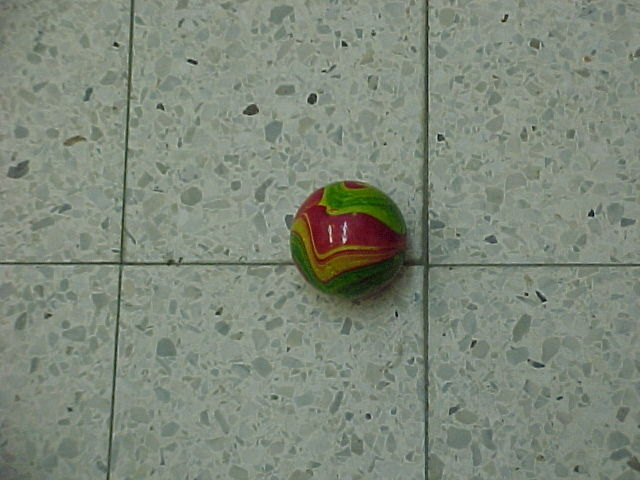
%> input picture images/1.JPG, 640 x 480 px
$ octave --eval "result = maskPixels(imread('../images/1.JPG'));"   (GNU Octave 9; MATLAB toolbox functions it lacks are replaced by stand-ins)
%> lines starting %> are read from the running program, lines starting %| are printed output that depends on the picture; in (x1, y1, x2, y2) boxes, pixels count from 0 and x2, y2 are one past the last pixel; in counts of white or black regions, pixels touching at a corner belong together; the program's own positions count from 1
function nextStepPixels = maskPixels(image)

%% Define vector of hue values that belong to "ball"
hueValues = [1:8, 13:39, 44:73, 243:255];
blurrSigma = 2;
minArea = 250;
whiteThreshold = 200;
sThreshold = 75;

%% Blur image
blurrImage = imgaussfilt(image, blurrSigma);

%% Detection of white pixels. Filter them.
redChannel = blurrImage(:,:,1);
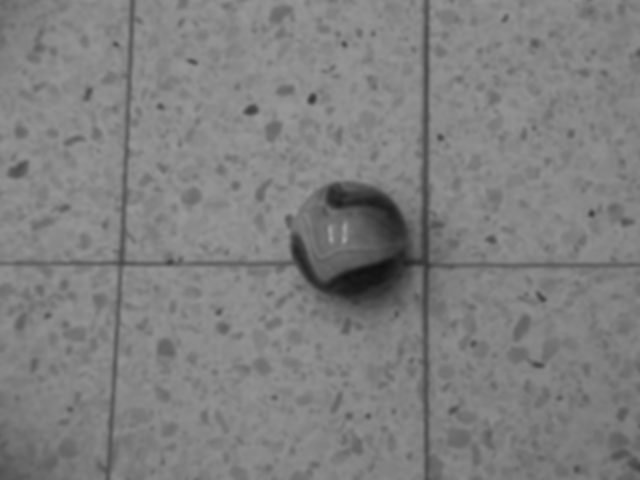
%> redChannel: size 480x640 uint8; min 16, max 158, mean 126.8
greenChannel = blurrImage(:,:,2);
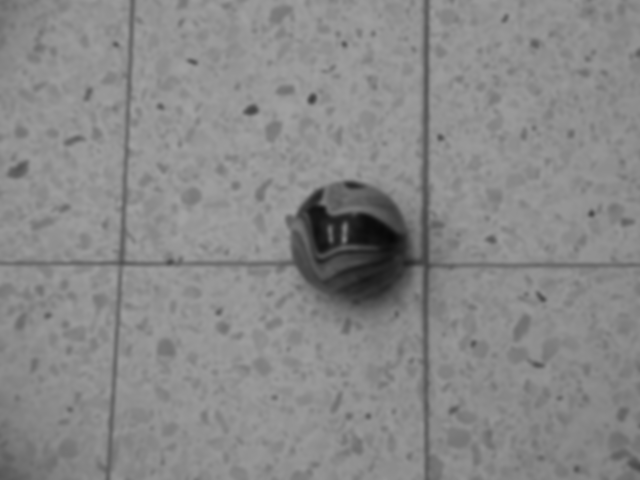
%> greenChannel: size 480x640 uint8; min 7, max 162, mean 136.1
blueChannel = blurrImage(:,:,3);
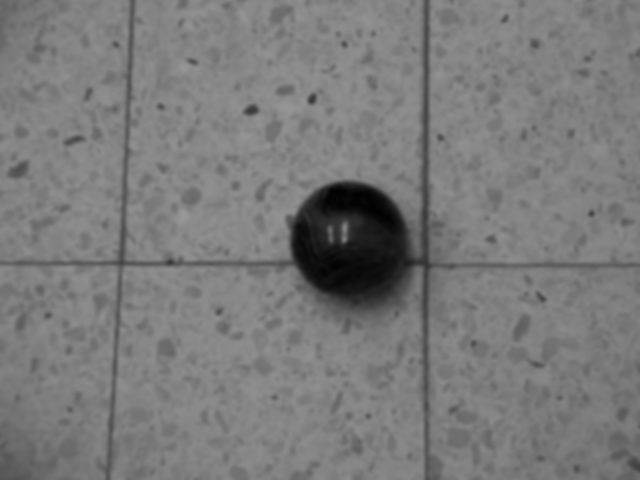
%> blueChannel: size 480x640 uint8; min 1, max 154, mean 122.2
imageGray = rgb2gray(blurrImage);
whitePixels = imageGray > whiteThreshold;
%> whitePixels: size 480x640 logical; every value is 0
redChannel(whitePixels) = 0;
blueChannel(whitePixels) = 0;
greenChannel(whitePixels) = 0;
imageNoWhite = blurrImage;
imageNoWhite(:,:,1) = redChannel;
imageNoWhite(:,:,2) = greenChannel;
imageNoWhite(:,:,3) = blueChannel;


%% Check pixels that have accepted hue value and saturation above 75
imageHSV = rgb2hsv(imageNoWhite);
%> imageHSV: size 480x640x3 double; mean H, S, V 0.301, 0.119, 0.537
imageHue = imageHSV(:,:,1);
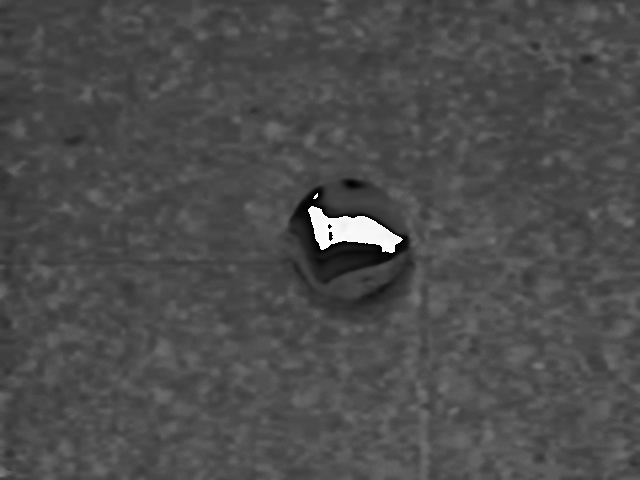
%> imageHue: size 480x640 double; min 0, max 0.998, mean 0.301
imageS = imageHSV(:,:,2);
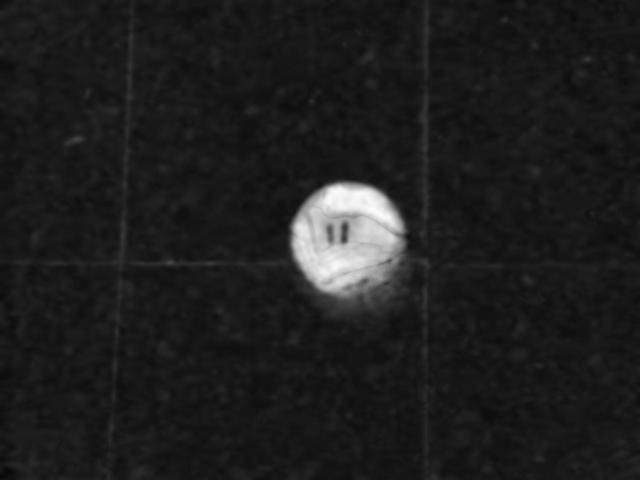
%> imageS: size 480x640 double; min 0.0227, max 0.99, mean 0.119

hueMember = ismember(im2uint8(imageHue), hueValues);
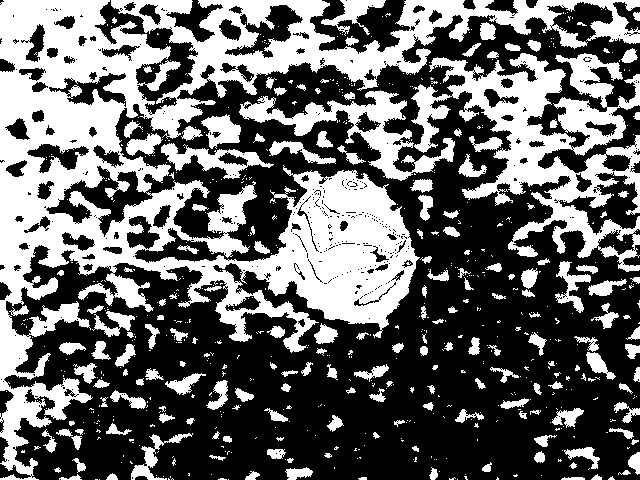
%> hueMember: size 480x640 logical; 40.6% white; 689 white regions (510 under 20 px), largest, box (x1, y1, x2, y2) and area: (0, 0, 640, 480) 77985, (411, 53, 640, 272) 18579, (239, 90, 455, 181) 4947
tentativePixels = hueMember.*(im2uint8(imageS)>sThreshold);
%> tentativePixels: size 480x640 double; values 0 (black) and 1 (white), 3.2% white; 2 white regions (1 under 20 px), largest, box (x1, y1, x2, y2) and area: (290, 181, 406, 302) 9770

tentativePixelsAfterFilter = imfilter(tentativePixels,ones(5));
tentativePixelsAfterFilter = tentativePixelsAfterFilter >= 1;
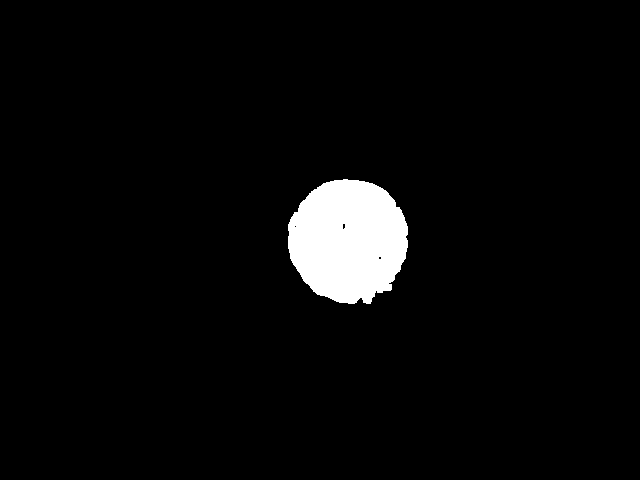
%> tentativePixelsAfterFilter: size 480x640 logical; 3.8% white; 1 white region, box (x1, y1, x2, y2) and area: (288, 179, 408, 304) 11676

% Erase regions that are smaller than value
nextStepPixels = bwareaopen(tentativePixelsAfterFilter, minArea, 4);

$ run again, on images/10.JPG
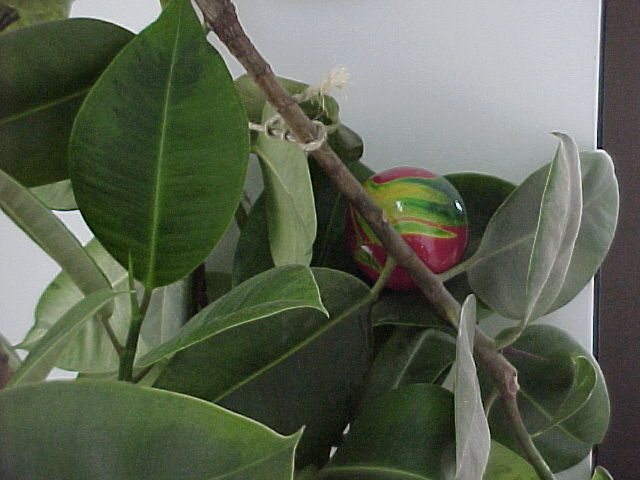
%> input picture images/10.JPG, 640 x 480 px
%> in maskPixels, `whitePixels = imageGray > whiteThreshold;`:
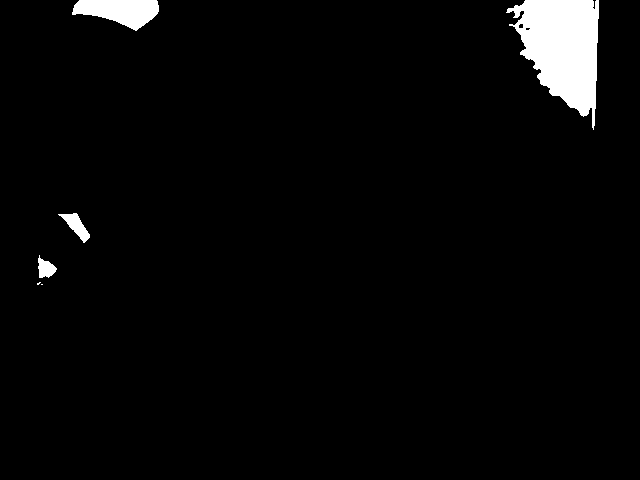
%> whitePixels: size 480x640 logical; 3.1% white; 6 white regions (2 under 20 px), largest, box (x1, y1, x2, y2) and area: (506, 0, 599, 130) 7214, (72, 0, 159, 31) 1726, (58, 213, 90, 243) 386, (38, 255, 57, 278) 260
%> imageHSV: size 480x640x3 double; mean H, S, V 0.315, 0.271, 0.374
%> hueMember: size 480x640 logical; 70.7% white; 949 black regions (779 under 20 px), largest, box (x1, y1, x2, y2) and area: (213, 0, 640, 256) 56509, (537, 259, 640, 407) 5444, (0, 211, 62, 343) 4662
%> tentativePixels: size 480x640 double; values 0 (black) and 1 (white), 42.4% white; 125 white regions (89 under 20 px), largest, box (x1, y1, x2, y2) and area: (0, 0, 472, 480) 120223, (525, 348, 595, 442) 3323, (485, 418, 549, 480) 2168
%> in maskPixels, `nextStepPixels = bwareaopen(tentativePixelsAfterFilter, minArea, 4);`:
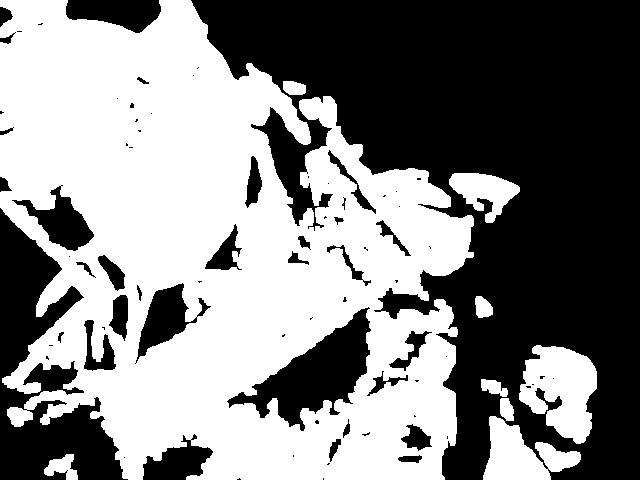
%> nextStepPixels: size 480x640 logical; 51.2% white; 78 black regions (45 under 20 px), largest, box (x1, y1, x2, y2) and area: (191, 0, 640, 480) 113138, (0, 208, 128, 480) 15256, (227, 307, 371, 431) 6833

$ run again, on images/11.JPG
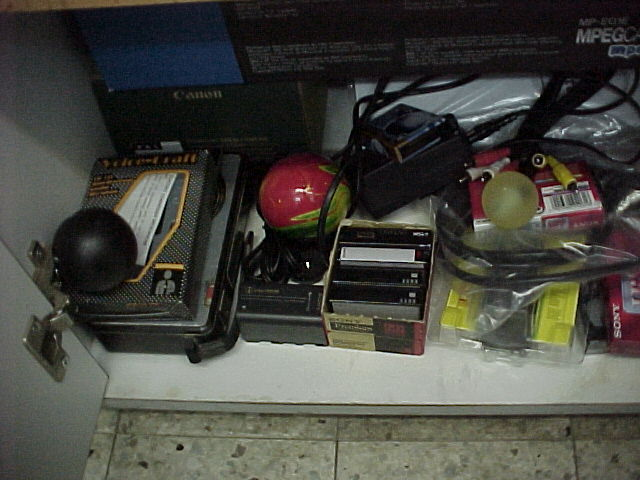
%> input picture images/11.JPG, 640 x 480 px
%> whitePixels: size 480x640 logical; every value is 0
%> imageHSV: size 480x640x3 double; mean H, S, V 0.367, 0.195, 0.289
%> in maskPixels, `hueMember = ismember(im2uint8(imageHue), hueValues);`:
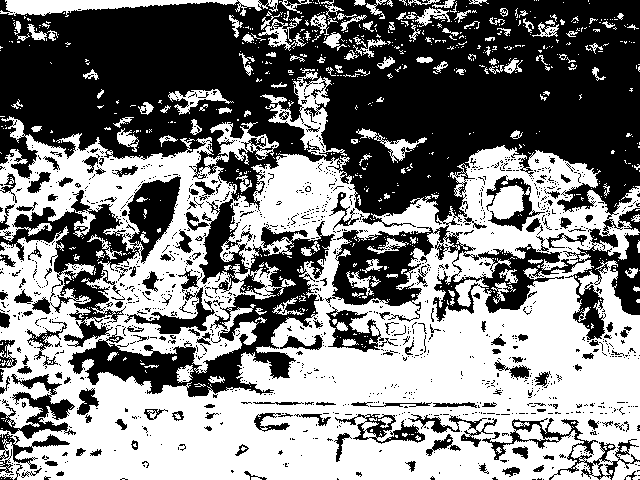
%> hueMember: size 480x640 logical; 50.2% white; 1308 black regions (1150 under 20 px), largest, box (x1, y1, x2, y2) and area: (0, 0, 640, 397) 121164, (0, 176, 181, 347) 9050, (0, 374, 76, 439) 1757
%> tentativePixels: size 480x640 double; values 0 (black) and 1 (white), 9.7% white; 407 white regions (313 under 20 px), largest, box (x1, y1, x2, y2) and area: (251, 153, 356, 241) 5727, (464, 145, 598, 220) 4522, (88, 150, 199, 294) 3892
%> in maskPixels, `nextStepPixels = bwareaopen(tentativePixelsAfterFilter, minArea, 4);`:
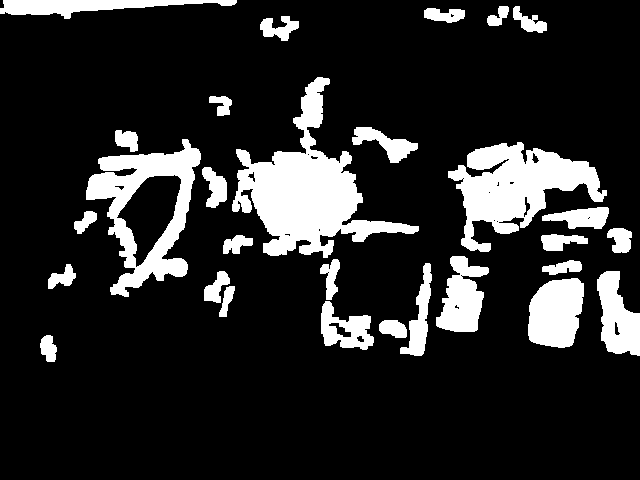
%> nextStepPixels: size 480x640 logical; 15.8% white; 29 white regions, largest, box (x1, y1, x2, y2) and area: (232, 77, 419, 258) 11654, (448, 142, 607, 252) 8075, (86, 139, 201, 297) 6900

$ run again, on images/12.JPG
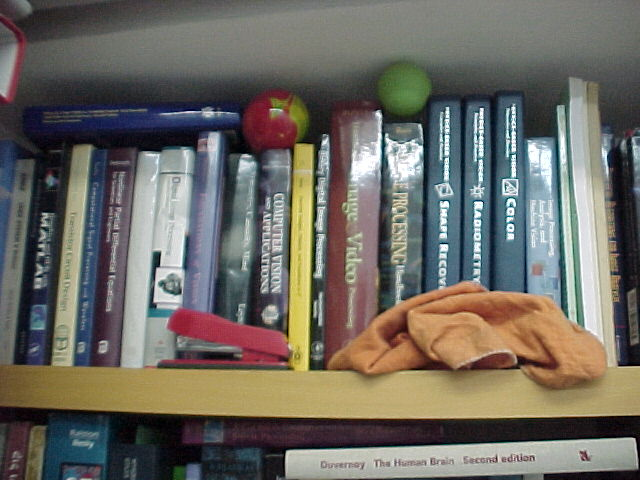
%> input picture images/12.JPG, 640 x 480 px
%> whitePixels: size 480x640 logical; 2.8% white; 44 white regions (22 under 20 px), largest, box (x1, y1, x2, y2) and area: (575, 169, 603, 341) 2644, (158, 178, 188, 279) 1410, (388, 141, 421, 180) 826
%> imageHSV: size 480x640x3 double; mean H, S, V 0.395, 0.251, 0.441
%> hueMember: size 480x640 logical; 43.8% white; 253 white regions (209 under 20 px), largest, box (x1, y1, x2, y2) and area: (0, 0, 640, 439) 119092, (283, 437, 640, 480) 8858, (0, 419, 46, 480) 2007
%> tentativePixels: size 480x640 double; values 0 (black) and 1 (white), 22.6% white; 63 white regions (50 under 20 px), largest, box (x1, y1, x2, y2) and area: (0, 89, 640, 432) 63823, (376, 63, 432, 118) 2295, (9, 419, 43, 480) 1178
%> in maskPixels, `nextStepPixels = bwareaopen(tentativePixelsAfterFilter, minArea, 4);`:
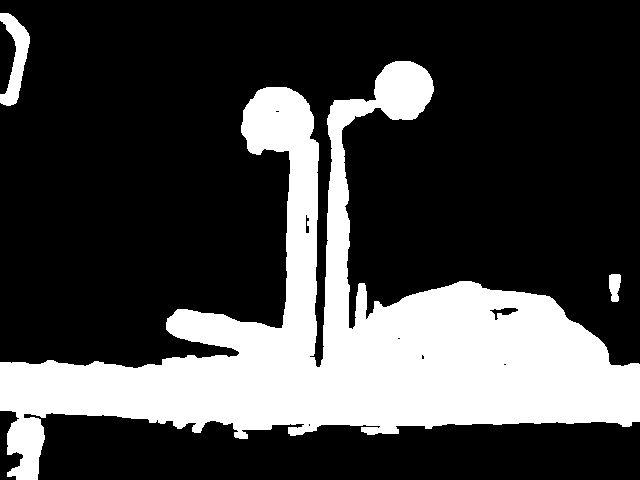
%> nextStepPixels: size 480x640 logical; 26.6% white; 3 white regions, box (x1, y1, x2, y2) and area: (0, 61, 640, 480) 80225, (0, 13, 30, 106) 1324, (609, 274, 621, 302) 267
